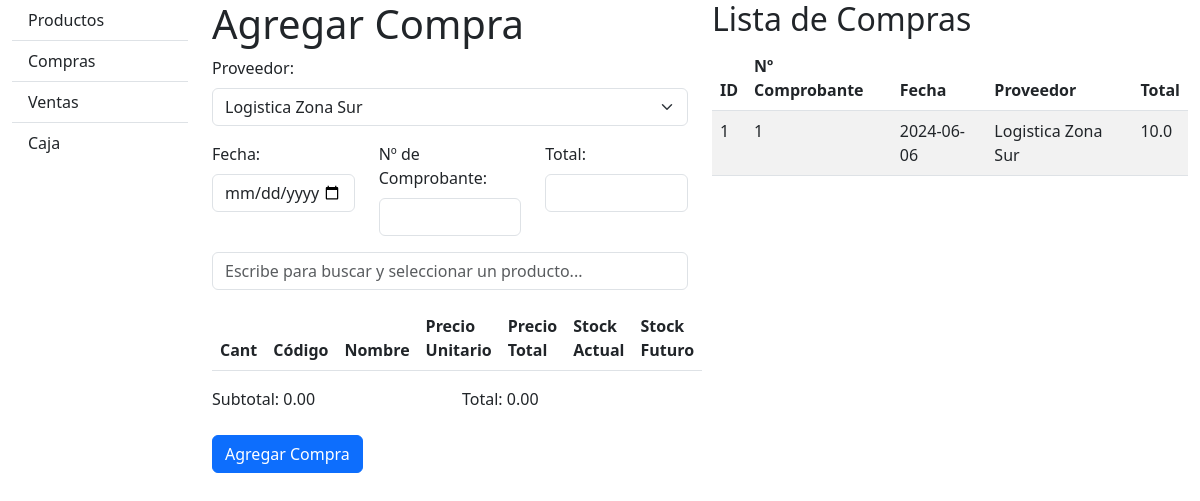
Before: /compras with the older database file.
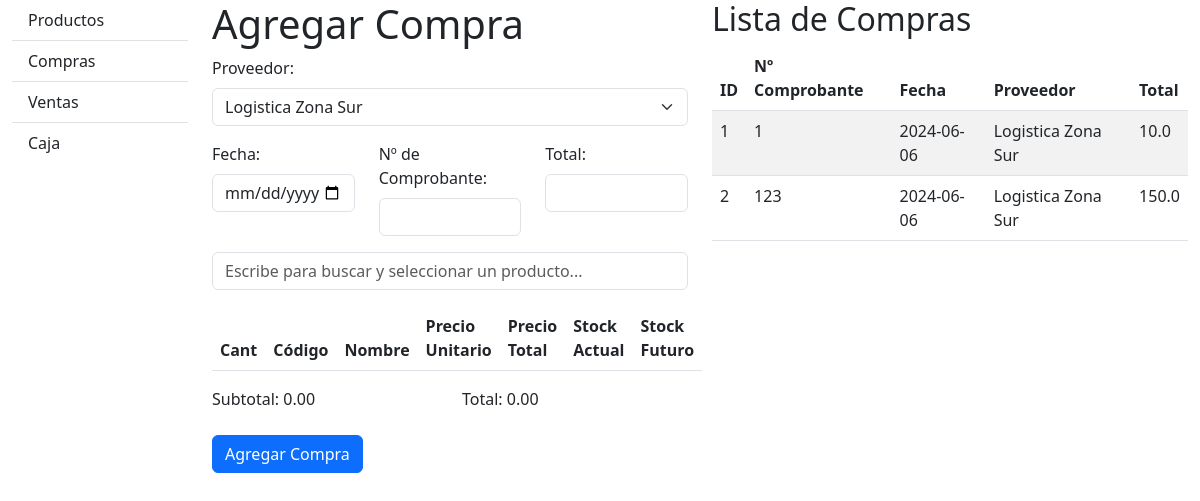
After: the same page with the newer database file.
### database_setup.py (models this page shows)
class Compra(Base):
    __tablename__ = 'Compra'
    id = Column(Integer, primary_key=True, autoincrement=True)
    fecha = Column(Date, nullable=False)
    numero_comprobante = Column(String, nullable=False)
    total = Column(Float, nullable=False)
    idproveedor = Column(Integer, ForeignKey('Proveedor.id'))
    proveedor = relationship('Proveedor', back_populates='compras')
    detalles = relationship('DetalleCompra', back_populates='compra', cascade='all, delete-orphan')

class Proveedor(Base):
    __tablename__ = 'Proveedor'
    id = Column(Integer, primary_key=True, autoincrement=True)
    nombre = Column(String, nullable=False)
    cuit = Column(String, nullable=True)
    compras = relationship('Compra', back_populates='proveedor')

### compras.py (the view)
@compras_bp.route('/compras')
def mostrar_compras():
    compras = session.query(Compra).all()
    proveedores = session.query(Proveedor).all()
    productos = session.query(Producto).all()
    return render_template('compras.html', compras=compras, proveedores=proveedores, productos=productos)

### templates/compras.html (shortened to what the changed rows need)
<!DOCTYPE html>
<html lang="en">
<head>
    <link href="https://cdn.jsdelivr.net/npm/bootstrap@5.3.0/dist/css/bootstrap.min.css" rel="stylesheet">
</head>
<body>
    <div class="container-fluid">
        <div class="row">
            <div class="col-md-5">
                <h1>Agregar Compra</h1>
                <form action="/compras/agregar" method="post" id="compraForm">
                    <table class="table table-striped" id="itemsTable">
                        <thead>
                            <tr>
                                <th>Cant</th>
                                <th>Código</th>
                                <th>Nombre</th>
                                <th>Precio Unitario</th>
                                <th>Precio Total</th>
                                <th>Stock Actual</th>
                                <th>Stock Futuro</th>
                            </tr>
                        </thead>
                    </table>
                </form>
            </div>
            <div class="col-md-5">
                <h2>Lista de Compras</h2>
                <table class="table table-striped">
                    <thead id="tablaEncabezado">
                        <tr>
                            <th>ID</th>
                            <th>Nº Comprobante</th>
                            <th>Fecha</th>
                            <th>Proveedor</th>
                            <th>Total</th>
                        </tr>
                    </thead>
                    <tbody>
                        {% for compra in compras %}
                            <tr>
                                <td>{{ compra.id }}</td>
                                <td>{{ compra.numero_comprobante }}</td>
                                <td>{{ compra.fecha }}</td>
                                <td>{{ compra.proveedor.nombre }}</td>
                                <td>{{ compra.total }}</td>
                            </tr>
                        {% endfor %}
                    </tbody>
                </table>
            </div>
        </div>
    </div>
</body>
</html>

Changed rows visible on the page:
added Compra: id "2", numero_comprobante "123", fecha "2024-06-06", proveedor.nombre "Logistica Zona Sur", total "150.0"
